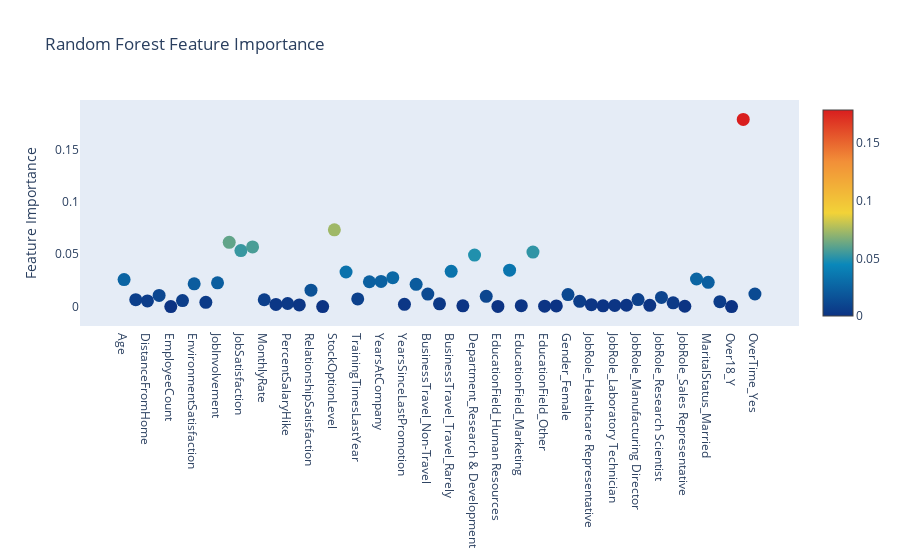

Notebook code cell kept with this figure:
### Markdown cell above
As observed, our Random Forest returns around 85% accuracy for its predictions and at first glance, this may seem like a fairly good model.

Sklearn’s Random Forest classifier also contains a very handy attribute for analyzing feature importance which tells us which features in our dataset have received the most importance by the Random Forest algorithm. Let’s visualize the features taken into account by our machine learning model for employee attrition:

### Code cell
trace = go.Scatter(
    y = rf.feature_importances_,
    x = attrition_final.columns.values,
    mode='markers',
    marker=dict(
        sizemode = 'diameter',
        sizeref = 1,
        size = 13,
        #size= rf.feature_importances_,
        #color = np.random.randn(500), #set color equal to a variable
        color = rf.feature_importances_,
        colorscale='Portland',
        showscale=True
    ),
    text = attrition_final.columns.values
)
data = [trace]

layout= go.Layout(
    autosize= True,
    title= 'Random Forest Feature Importance',
    hovermode= 'closest',
     xaxis= dict(
         ticklen= 5,
         showgrid=False,
        zeroline=False,
        showline=False
     ),
    yaxis=dict(
        title= 'Feature Importance',
        showgrid=False,
        zeroline=False,
        ticklen= 5,
        gridwidth= 2
    ),
    showlegend= False
)
fig = go.Figure(data=data, layout=layout)
py.iplot(fig,filename='scatter2010')

### Figure 1 — Plotly figure (JSON) as saved in the notebook; plotly's stock layout.template omitted (floating-point values rounded to 4 significant figures)
{"data": [{"marker": {"color": [0.02583, 0.006563, 0.005367, 0.01064, 0, 0.005705, 0.02174, 0.004104, 0.02274, 0.06141, 0.0535, 0.05705, 0.006501, 0.00209, 0.002926, 0.001555, 0.01566, 0, 0.07335, 0.03303, 0.007356, 0.02371, 0.02407, 0.02764, 0.002113, 0.02128, 0.01198, 0.002609, 0.0337, 0.0007109, 0.04924, 0.009766, 0.0001222, 0.03483, 0.0008558, 0.05208, 0.0004267, 0.000667, 0.01144, 0.005065, 0.001813, 0.0007385, 0.001111, 0.001268, 0.006654, 0.001191, 0.008734, 0.003575, 0.0003016, 0.02636, 0.02321, 0.004711, 0, 0.1789, 0.01202], "colorscale": [[0, "rgb(12,51,131)"], [0.25, "rgb(10,136,186)"], [0.5, "rgb(242,211,56)"], [0.75, "rgb(242,143,56)"], [1, "rgb(217,30,30)"]], "showscale": true, "size": 13, "sizemode": "diameter", "sizeref": 1}, "mode": "markers", "text": ["Age", "DailyRate", "DistanceFromHome", "Education", "EmployeeCount", "EmployeeNumber", "EnvironmentSatisfaction", "HourlyRate", "JobInvolvement", "JobLevel", "JobSatisfaction", "MonthlyIncome", "MonthlyRate", "NumCompaniesWorked", "PercentSalaryHike", "PerformanceRating", "RelationshipSatisfaction", "StandardHours", "StockOptionLevel", "TotalWorkingYears", "TrainingTimesLastYear", "WorkLifeBalance", "YearsAtCompany", "YearsInCurrentRole", "YearsSinceLastPromotion", "YearsWithCurrManager", "BusinessTravel_Non-Travel", "BusinessTravel_Travel_Frequently", "BusinessTravel_Travel_Rarely", "Department_Human Resources", "Department_Research & Development", "Department_Sales", "EducationField_Human Resources", "EducationField_Life Sciences", "EducationField_Marketing", "EducationField_Medical", "EducationField_Other", "EducationField_Technical Degree", "Gender_Female", "Gender_Male", "JobRole_Healthcare Representative", "JobRole_Human Resources", "JobRole_Laboratory Technician", "JobRole_Manager", "JobRole_Manufacturing Director", "JobRole_Research Director", "JobRole_Research Scientist", "JobRole_Sales Executive", "JobRole_Sales Representative", "MaritalStatus_Divorced", "MaritalStatus_Married", "MaritalStatus_Single", "Over18_Y", "OverTime_No", "OverTime_Yes"], "x": ["Age", "DailyRate", "DistanceFromHome", "Education", "EmployeeCount", "EmployeeNumber", "EnvironmentSatisfaction", "HourlyRate", "JobInvolvement", "JobLevel", "JobSatisfaction", "MonthlyIncome", "MonthlyRate", "NumCompaniesWorked", "PercentSalaryHike", "PerformanceRating", "RelationshipSatisfaction", "StandardHours", "StockOptionLevel", "TotalWorkingYears", "TrainingTimesLastYear", "WorkLifeBalance", "YearsAtCompany", "YearsInCurrentRole", "YearsSinceLastPromotion", "YearsWithCurrManager", "BusinessTravel_Non-Travel", "BusinessTravel_Travel_Frequently", "BusinessTravel_Travel_Rarely", "Department_Human Resources", "Department_Research & Development", "Department_Sales", "EducationField_Human Resources", "EducationField_Life Sciences", "EducationField_Marketing", "EducationField_Medical", "EducationField_Other", "EducationField_Technical Degree", "Gender_Female", "Gender_Male", "JobRole_Healthcare Representative", "JobRole_Human Resources", "JobRole_Laboratory Technician", "JobRole_Manager", "JobRole_Manufacturing Director", "JobRole_Research Director", "JobRole_Research Scientist", "JobRole_Sales Executive", "JobRole_Sales Representative", "MaritalStatus_Divorced", "MaritalStatus_Married", "MaritalStatus_Single", "Over18_Y", "OverTime_No", "OverTime_Yes"], "y": [0.02583, 0.006563, 0.005367, 0.01064, 0, 0.005705, 0.02174, 0.004104, 0.02274, 0.06141, 0.0535, 0.05705, 0.006501, 0.00209, 0.002926, 0.001555, 0.01566, 0, 0.07335, 0.03303, 0.007356, 0.02371, 0.02407, 0.02764, 0.002113, 0.02128, 0.01198, 0.002609, 0.0337, 0.0007109, 0.04924, 0.009766, 0.0001222, 0.03483, 0.0008558, 0.05208, 0.0004267, 0.000667, 0.01144, 0.005065, 0.001813, 0.0007385, 0.001111, 0.001268, 0.006654, 0.001191, 0.008734, 0.003575, 0.0003016, 0.02636, 0.02321, 0.004711, 0, 0.1789, 0.01202], "type": "scatter"}], "layout": {"autosize": true, "hovermode": "closest", "showlegend": false, "title": {"text": "Random Forest Feature Importance"}, "xaxis": {"showgrid": false, "showline": false, "ticklen": 5, "zeroline": false}, "yaxis": {"gridwidth": 2, "showgrid": false, "ticklen": 5, "title": {"text": "Feature Importance"}, "zeroline": false}}}
